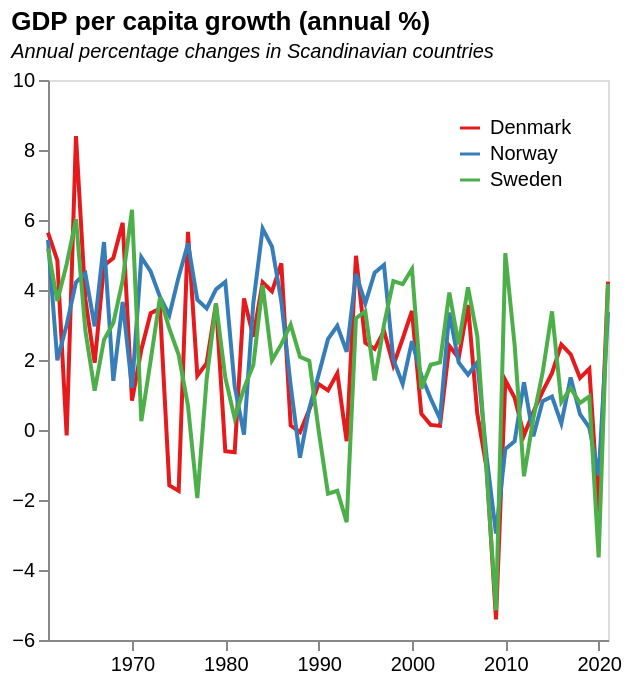

Vega-Lite specification for this chart:
### Vega-Lite specification from a JSON file in a GitHub repository (floating-point values rounded to 4 significant figures; data arrays with more than 128 entries replaced by an {"elided": "..."} marker saying what was removed)
{"$schema": "https://vega.github.io/schema/vega-lite/v5.json", "title": {"text": "GDP per capita growth (annual %)", "subtitle": "Annual percentage changes in Scandinavian countries", "subtitleFontStyle": "italic", "subtitleFontSize": 10, "anchor": "start", "color": "black"}, "data": {"values": {"elided": "183 records"}}, "height": 280, "width": 280, "mark": {"type": "line", "point": false}, "encoding": {"x": {"field": "Year", "type": "temporal", "title": null, "axis": {"grid": false}}, "y": {"field": "GDP growth (annual %)", "type": "quantitative", "title": null, "axis": {"grid": false}}, "color": {"field": "Country Name", "type": "nominal", "scale": {"scheme": "set1"}, "title": null, "legend": {"orient": "top-right"}}}}
